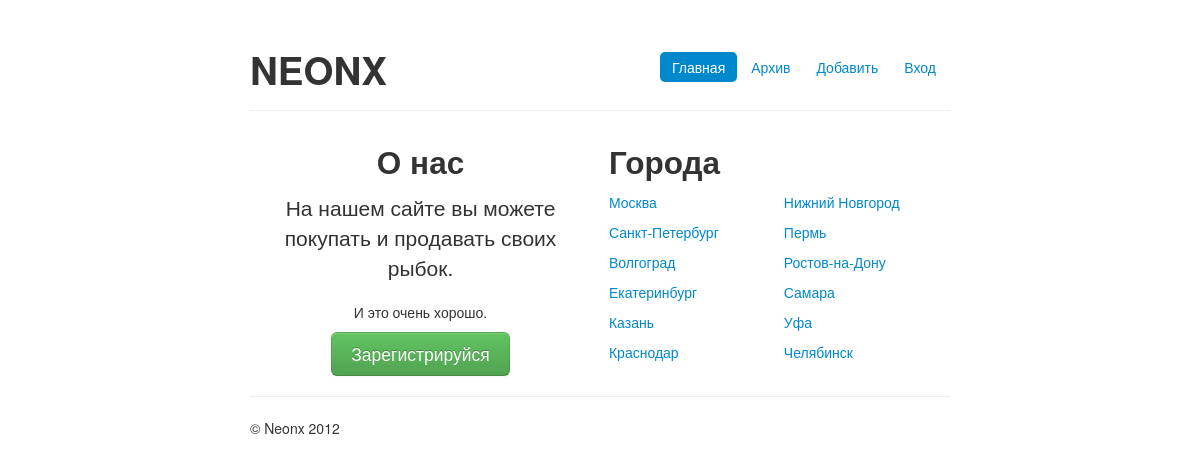
The page / on the database its author committed.
### ad/models.py (models this page shows, shortened)
class City(models.Model):
    title = models.CharField(max_length=30, verbose_name = 'Город')
    name = models.CharField(max_length=30, verbose_name='Город транслитом')
    class Meta:
        verbose_name = 'Город'
        verbose_name_plural = 'Города'

### ad/views.py (the view)
def home(request):
    citys = City.objects.all()
    return render_to_response("home.html", {'citys': citys,}, RequestContext(request))

### ad/templates/home.html
﻿{% extends "base.html" %}
{% block content %}
    <div class="row-fluid">
        <div class="span6 text-center">
            <h2>О нас</h2>
            <p class="lead">На нашем сайте вы можете покупать и продавать своих рыбок.</p>
            <p>И это очень хорошо.</p>
            <a class="btn btn-large btn-success" href="/registration">Зарегистрируйся</a>
        </div>
        <div class="span6">
            <h2>Города</h2>
            <div class="row-fluid">
                <div class="span6">
            {% for city in citys %}
                {% if city.name == "nigni-novgorod" %}
                    </div><div class="span6">
                {% endif %}
            <p><a href="/{{ city.name }}">{{ city.title }}</a></p>
            {% endfor %}
                    </div>
            </div>
        </div>
    </div>
{% endblock %}

### static/css/main.css (style rules this page uses)
body { padding-top: 20px; padding-bottom: 40px; }

### rows shown on the page
City: title "Москва"
City: title "Санкт-Петербург"
City: title "Волгоград"
City: title "Екатеринбург"
City: title "Казань"
City: title "Краснодар"
City: title "Нижний Новгород"
City: title "Пермь"
City: title "Ростов-на-Дону"
City: title "Самара"
City: title "Уфа"
City: title "Челябинск"
